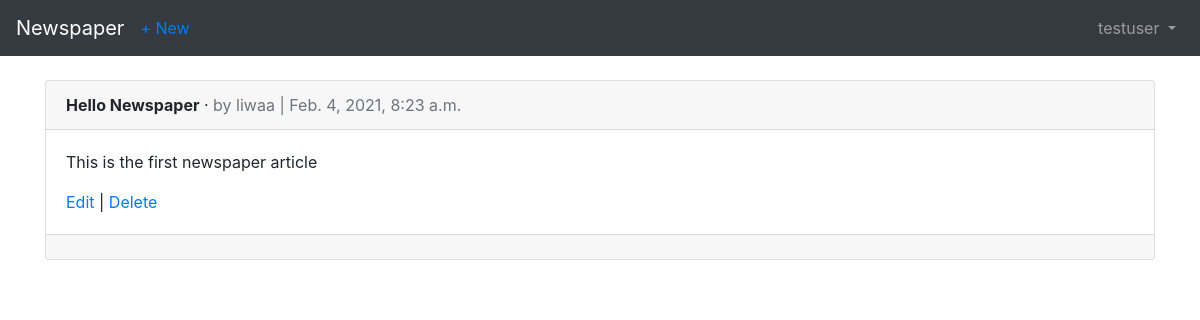
The page /articles/ (signed in) on the database as committed earlier.
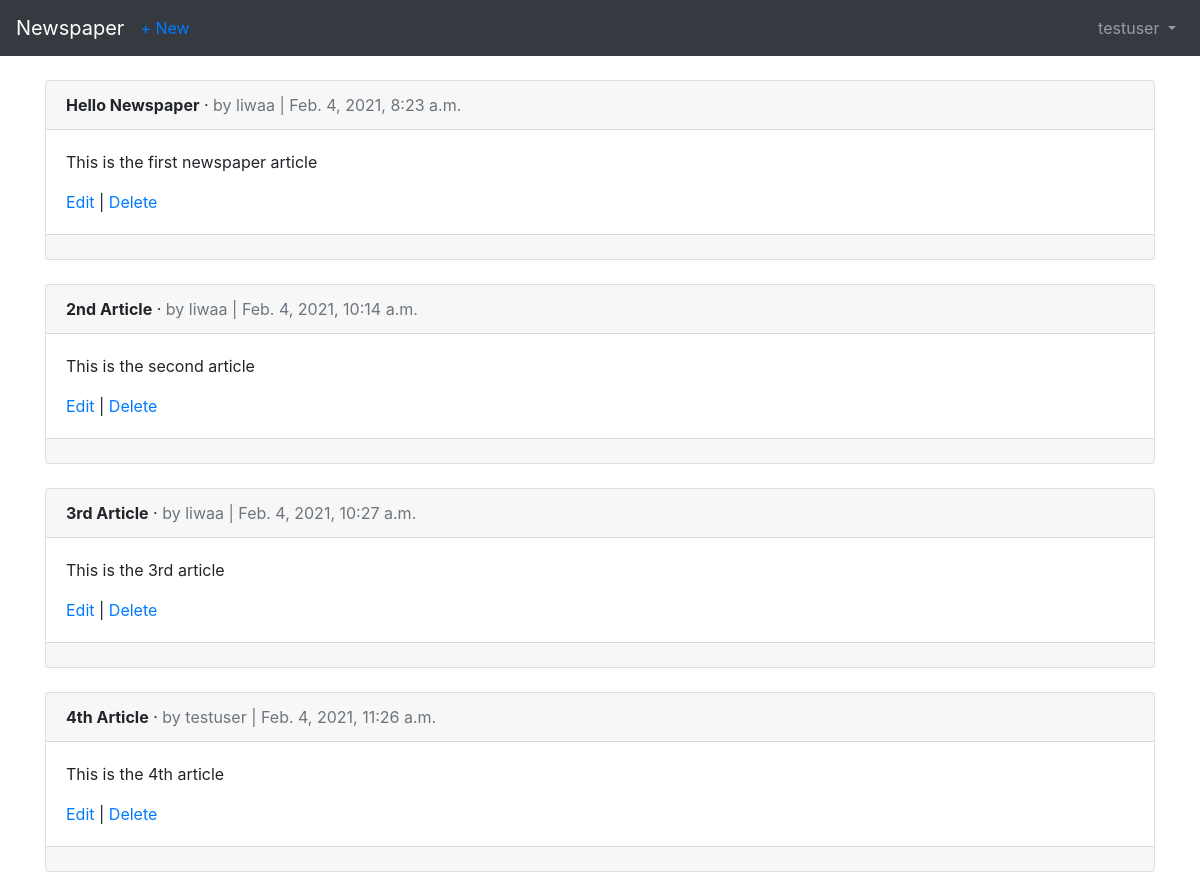
The same page on the database as committed later.
### articles/models.py (models this page shows, shortened)
class Article(models.Model):
    title = models.CharField(max_length=255)
    body = models.TextField()
    date = models.DateTimeField(auto_now_add=True)
    author = models.ForeignKey(
        get_user_model(),
        on_delete=models.CASCADE,
    )

### users/models.py (models this page shows)
class CustomUser(AbstractUser):
    age = models.PositiveIntegerField(null=True, blank=True)

### articles/views.py (the view)
# urls.py: path('', ArticleListView.as_view(), name='article_list'),
class ArticleListView(LoginRequiredMixin, ListView):
    model = Article
    template_name = 'article_list.html'
    login_url = 'login'

### templates/article_list.html (shortened to what this page needs)
{% extends 'base.html' %}
{% block content %}
    {% for article in object_list %}
        <div class="card">
            <div class="card-header">
                <span class="font-weight-bold">{{ article.title }}</span> &middot;
                <span class="text-muted">by {{ article.author }} | {{ article.date }}</span>
            </div>
            <div class="card-body">
               <p>{{ article.body }}</p>
               <a href="{% url 'article_edit' article.pk %}">Edit</a> |
               <a href="{% url 'article_delete' article.pk %}">Delete</a>
            </div>
            <div class="card-footer">
            </div>
        </div>
    <br />
    {% endfor %}
{% endblock content %}

Rows that differ between the two databases and show on the page:
added Article: title "2nd Article", author "liwaa", date "Feb. 4, 2021, 10:14 a.m.", body "This is the second article"
added Article: title "3rd Article", author "liwaa", date "Feb. 4, 2021, 10:27 a.m.", body "This is the 3rd article"
added Article: title "4th Article", author "testuser", date "Feb. 4, 2021, 11:26 a.m.", body "This is the 4th article"
